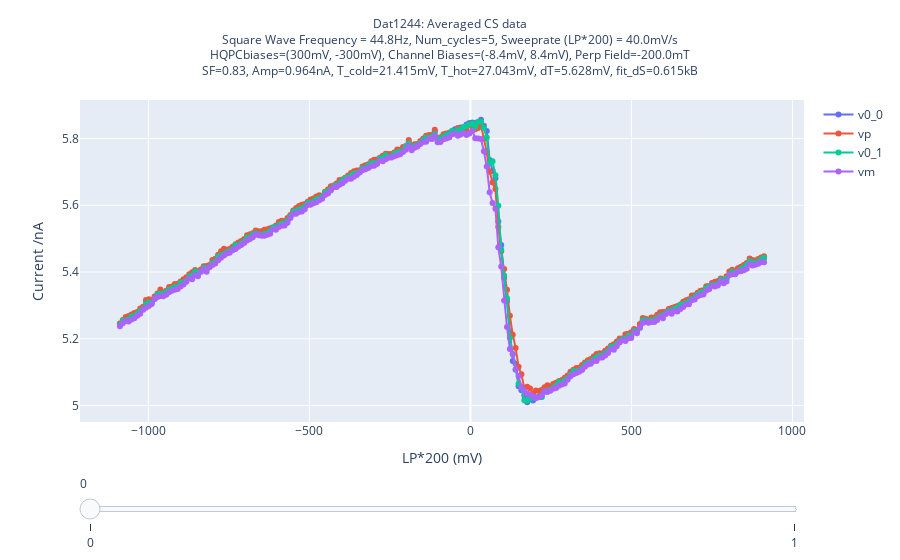
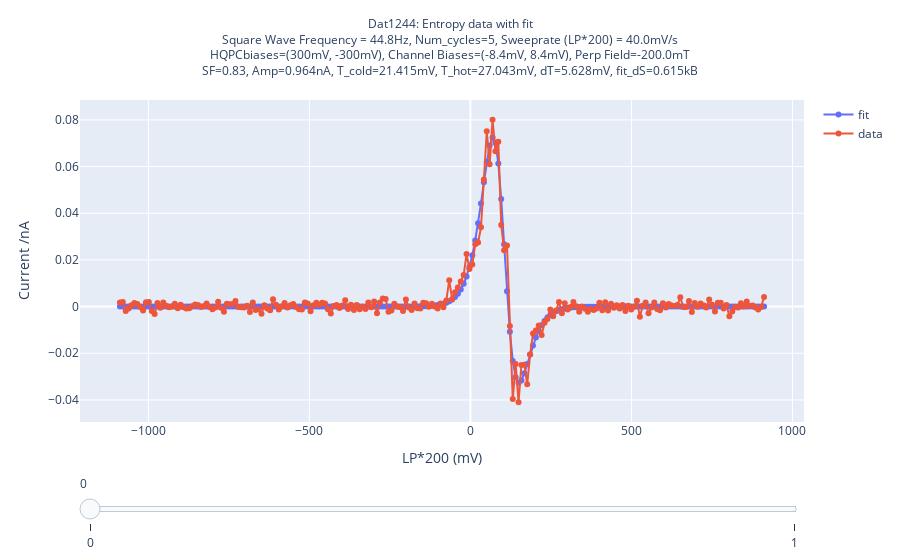
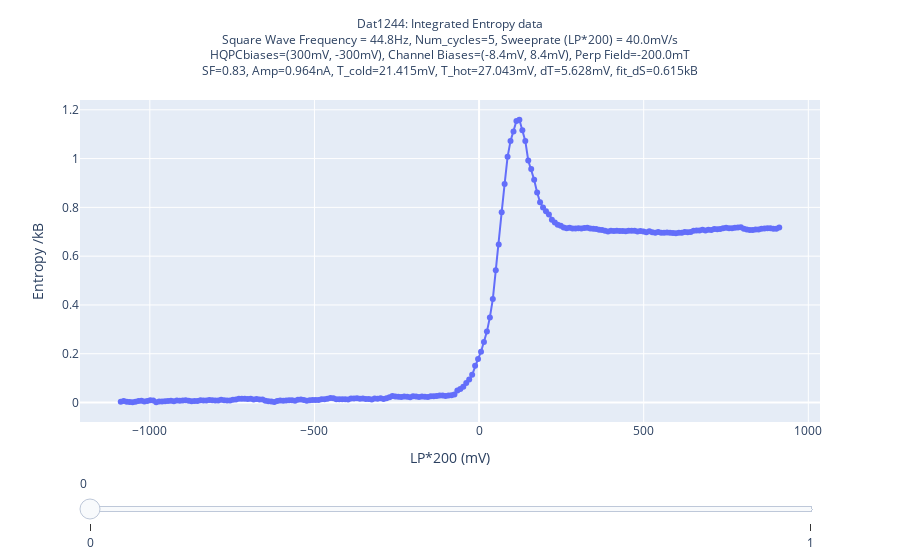

Notebook source saved alongside these figures, in order:
### Code cell
fig = go.Figure()    

ids, trans_titles, entropy_titles, integrated_titles = list(), list(), list(), list()
for y, tc, th, dT, dS, sf, amp in zip(dat.Other.ys, dat.Other.tcs, dat.Other.ths, dat.Other.dTs, dat.Other.fit_entropies, dat.Other.sfs, dat.Other.amps):
    scan_freq = dat.Logs.Fastdac.measure_freq/dat.AWG.info.wave_len
    fit_text = f'SF={sf:.2f}, Amp={amp:.3f}nA, T_cold={tc:.3f}mV, T_hot={th:.3f}mV, dT={dT:.3f}mV, fit_dS={dS:.3f}kB'
    scan_text = f'HQPCbiases=({dat.AWG.AWs[0][0][1]:.0f}mV, {dat.AWG.AWs[0][0][3]:.0f}mV), Channel Biases=({dat.AWG.AWs[1][0][1]:.1f}mV, {dat.AWG.AWs[1][0][3]:.1f}mV), Perp Field={dat.Other.magy.field:.1f}mT'
    array_text = f'Square Wave Frequency = {scan_freq:.1f}Hz, Num_cycles={dat.AWG.info.num_cycles}, Sweeprate (LP*200) = {dat.Logs.sweeprate:.1f}mV/s'
    text_info = f'{array_text}<br>{scan_text}<br>{fit_text}'
    trans_titles.append(f'Dat{dat.datnum}: Averaged CS data<br>{text_info}')
    entropy_titles.append(f'Dat{dat.datnum}: Entropy data with fit<br>{text_info}')
    integrated_titles.append(f'Dat{dat.datnum}: Integrated Entropy data<br>{text_info}')

xs = dat.Other.Data['xs']
trans_datas = [d for d in dat.Other.Data['trans_datas']]
entropy_datas = [d for d in dat.Other.Data['entropy_datas']]
integrated_datas = [d for d in dat.Other.Data['integrated_datas']]

    
fig1 = PlU.get_figure(datas=trans_datas, xs=xs, ids=ids, titles=trans_titles, labels=['v0_0', 'vp', 'v0_1', 'vm'], xlabel=f'{dat.Logs.x_label}', ylabel='Current /nA', plot_kwargs={'mode':'lines+markers'})
fig2 = PlU.get_figure(datas=entropy_datas, xs=xs, ids=ids, titles=entropy_titles, labels=['fit', 'data'], xlabel=f'{dat.Logs.x_label}', ylabel='Current /nA', plot_kwargs={'mode':'lines+markers'})
fig3 = PlU.get_figure(datas=integrated_datas, xs=xs, ids=ids, titles=integrated_titles, xlabel=f'{dat.Logs.x_label}', ylabel='Entropy /kB', plot_kwargs={'mode':'lines+markers'})

for fig, name in zip([fig1, fig2, fig3], ['AveragedCS_vs_Channel_bias', 'Average_Entropy_With_Fit', 'Averaged_Integrated_Entropy']):
    fig.update_layout(hovermode = 'x unified',
                     title=dict(y=0.95,x=0.5,xanchor='center',yanchor='top', font=dict(size=12)))
    if save_graphs: 
        fig.write_html(export_path+f'Dat{dat.datnum}--{name}.html')
    fig.show()

### Figure 1 — Plotly figure (JSON) as saved in the notebook; plotly's stock layout.template omitted (floating-point values rounded to 4 significant figures; data arrays with more than 128 entries replaced by an {"elided": "..."} marker saying what was removed)
{"data": [{"mode": "lines+markers", "name": "v0_0", "type": "scatter", "visible": true, "x": {"elided": "224 float values"}, "y": {"elided": "224 float values"}}, {"mode": "lines+markers", "name": "vp", "type": "scatter", "visible": true, "x": {"elided": "224 float values"}, "y": {"elided": "224 float values"}}, {"mode": "lines+markers", "name": "v0_1", "type": "scatter", "visible": true, "x": {"elided": "224 float values"}, "y": {"elided": "224 float values"}}, {"mode": "lines+markers", "name": "vm", "type": "scatter", "visible": true, "x": {"elided": "224 float values"}, "y": {"elided": "224 float values"}}, {"mode": "lines+markers", "name": "v0_0", "type": "scatter", "visible": false, "x": {"elided": "224 float values"}, "y": {"elided": "224 float values"}}, {"mode": "lines+markers", "name": "vp", "type": "scatter", "visible": false, "x": {"elided": "224 float values"}, "y": {"elided": "224 float values"}}, {"mode": "lines+markers", "name": "v0_1", "type": "scatter", "visible": false, "x": {"elided": "224 float values"}, "y": {"elided": "224 float values"}}, {"mode": "lines+markers", "name": "vm", "type": "scatter", "visible": false, "x": {"elided": "224 float values"}, "y": {"elided": "224 float values"}}], "layout": {"autosize": true, "hovermode": "x unified", "sliders": [{"active": 0, "currentvalue": {"prefix": ""}, "pad": {"t": 50}, "steps": [{"args": [{"visible": [true, true, true, true, false, false, false, false]}, {"title": "Dat1244: Averaged CS data<br>Square Wave Frequency = 44.8Hz, Num_cycles=5, Sweeprate (LP*200) = 40.0mV/s<br>HQPCbiases=(300mV, -300mV), Channel Biases=(-8.4mV, 8.4mV), Perp Field=-200.0mT<br>SF=0.83, Amp=0.964nA, T_cold=21.415mV, T_hot=27.043mV, dT=5.628mV, fit_dS=0.615kB"}, {"mode": "lines+markers"}], "label": "0", "method": "update"}, {"args": [{"visible": [false, false, false, false, true, true, true, true]}, {"title": "Dat1244: Averaged CS data<br>Square Wave Frequency = 44.8Hz, Num_cycles=5, Sweeprate (LP*200) = 40.0mV/s<br>HQPCbiases=(300mV, -300mV), Channel Biases=(-8.4mV, 8.4mV), Perp Field=-200.0mT<br>SF=0.83, Amp=1.042nA, T_cold=22.319mV, T_hot=27.467mV, dT=5.148mV, fit_dS=0.671kB"}, {"mode": "lines+markers"}], "label": "1", "method": "update"}]}], "title": {"font": {"size": 12}, "text": "Dat1244: Averaged CS data<br>Square Wave Frequency = 44.8Hz, Num_cycles=5, Sweeprate (LP*200) = 40.0mV/s<br>HQPCbiases=(300mV, -300mV), Channel Biases=(-8.4mV, 8.4mV), Perp Field=-200.0mT<br>SF=0.83, Amp=0.964nA, T_cold=21.415mV, T_hot=27.043mV, dT=5.628mV, fit_dS=0.615kB", "x": 0.5, "xanchor": "center", "y": 0.95, "yanchor": "top"}, "xaxis": {"autorange": true, "range": [-1208.0, 1031.0], "title": {"text": "LP*200 (mV)"}, "type": "linear"}, "yaxis": {"autorange": true, "range": [4.944, 5.922], "title": {"text": "Current /nA"}, "type": "linear"}}}

### Figure 2 — Plotly figure (JSON) as saved in the notebook; plotly's stock layout.template omitted (floating-point values rounded to 4 significant figures; data arrays with more than 128 entries replaced by an {"elided": "..."} marker saying what was removed)
{"data": [{"mode": "lines+markers", "name": "fit", "type": "scatter", "visible": true, "x": {"elided": "224 float values"}, "y": {"elided": "224 float values"}}, {"mode": "lines+markers", "name": "data", "type": "scatter", "visible": true, "x": {"elided": "224 float values"}, "y": {"elided": "224 float values"}}, {"mode": "lines+markers", "name": "fit", "type": "scatter", "visible": false, "x": {"elided": "224 float values"}, "y": {"elided": "224 float values"}}, {"mode": "lines+markers", "name": "data", "type": "scatter", "visible": false, "x": {"elided": "224 float values"}, "y": {"elided": "224 float values"}}], "layout": {"autosize": true, "hovermode": "x unified", "sliders": [{"active": 0, "currentvalue": {"prefix": ""}, "pad": {"t": 50}, "steps": [{"args": [{"visible": [true, true, false, false]}, {"title": "Dat1244: Entropy data with fit<br>Square Wave Frequency = 44.8Hz, Num_cycles=5, Sweeprate (LP*200) = 40.0mV/s<br>HQPCbiases=(300mV, -300mV), Channel Biases=(-8.4mV, 8.4mV), Perp Field=-200.0mT<br>SF=0.83, Amp=0.964nA, T_cold=21.415mV, T_hot=27.043mV, dT=5.628mV, fit_dS=0.615kB"}, {"mode": "lines+markers"}], "label": "0", "method": "update"}, {"args": [{"visible": [false, false, true, true]}, {"title": "Dat1244: Entropy data with fit<br>Square Wave Frequency = 44.8Hz, Num_cycles=5, Sweeprate (LP*200) = 40.0mV/s<br>HQPCbiases=(300mV, -300mV), Channel Biases=(-8.4mV, 8.4mV), Perp Field=-200.0mT<br>SF=0.83, Amp=1.042nA, T_cold=22.319mV, T_hot=27.467mV, dT=5.148mV, fit_dS=0.671kB"}, {"mode": "lines+markers"}], "label": "1", "method": "update"}]}], "title": {"font": {"size": 12}, "text": "Dat1244: Entropy data with fit<br>Square Wave Frequency = 44.8Hz, Num_cycles=5, Sweeprate (LP*200) = 40.0mV/s<br>HQPCbiases=(300mV, -300mV), Channel Biases=(-8.4mV, 8.4mV), Perp Field=-200.0mT<br>SF=0.83, Amp=0.964nA, T_cold=21.415mV, T_hot=27.043mV, dT=5.628mV, fit_dS=0.615kB", "x": 0.5, "xanchor": "center", "y": 0.95, "yanchor": "top"}, "xaxis": {"autorange": true, "range": [-1208.0, 1031.0], "title": {"text": "LP*200 (mV)"}, "type": "linear"}, "yaxis": {"autorange": true, "range": [-0.05036, 0.08944], "title": {"text": "Current /nA"}, "type": "linear"}}}

### Figure 3 — Plotly figure (JSON) as saved in the notebook; plotly's stock layout.template omitted (floating-point values rounded to 4 significant figures; data arrays with more than 128 entries replaced by an {"elided": "..."} marker saying what was removed)
{"data": [{"mode": "lines+markers", "type": "scatter", "visible": true, "x": {"elided": "224 float values"}, "y": {"elided": "224 float values"}}, {"mode": "lines+markers", "type": "scatter", "visible": false, "x": {"elided": "224 float values"}, "y": {"elided": "224 float values"}}], "layout": {"autosize": true, "hovermode": "x unified", "sliders": [{"active": 0, "currentvalue": {"prefix": ""}, "pad": {"t": 50}, "steps": [{"args": [{"visible": [true, false]}, {"title": "Dat1244: Integrated Entropy data<br>Square Wave Frequency = 44.8Hz, Num_cycles=5, Sweeprate (LP*200) = 40.0mV/s<br>HQPCbiases=(300mV, -300mV), Channel Biases=(-8.4mV, 8.4mV), Perp Field=-200.0mT<br>SF=0.83, Amp=0.964nA, T_cold=21.415mV, T_hot=27.043mV, dT=5.628mV, fit_dS=0.615kB"}, {"mode": "lines+markers"}], "label": "0", "method": "update"}, {"args": [{"visible": [false, true]}, {"title": "Dat1244: Integrated Entropy data<br>Square Wave Frequency = 44.8Hz, Num_cycles=5, Sweeprate (LP*200) = 40.0mV/s<br>HQPCbiases=(300mV, -300mV), Channel Biases=(-8.4mV, 8.4mV), Perp Field=-200.0mT<br>SF=0.83, Amp=1.042nA, T_cold=22.319mV, T_hot=27.467mV, dT=5.148mV, fit_dS=0.671kB"}, {"mode": "lines+markers"}], "label": "1", "method": "update"}]}], "title": {"font": {"size": 12}, "text": "Dat1244: Integrated Entropy data<br>Square Wave Frequency = 44.8Hz, Num_cycles=5, Sweeprate (LP*200) = 40.0mV/s<br>HQPCbiases=(300mV, -300mV), Channel Biases=(-8.4mV, 8.4mV), Perp Field=-200.0mT<br>SF=0.83, Amp=0.964nA, T_cold=21.415mV, T_hot=27.043mV, dT=5.628mV, fit_dS=0.615kB", "x": 0.5, "xanchor": "center", "y": 0.95, "yanchor": "top"}, "xaxis": {"autorange": true, "range": [-1208.0, 1031.0], "title": {"text": "LP*200 (mV)"}, "type": "linear"}, "yaxis": {"autorange": true, "range": [-0.08861, 1.249], "title": {"text": "Entropy /kB"}, "type": "linear"}}}
